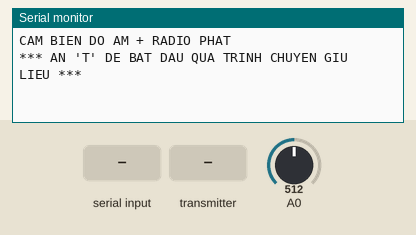
A sketch run on a simulated Arduino Nano, built with avr-gcc and run on an emulated ATmega328P. On the bench: the last lines printed to the serial monitor. The test bench sets the inputs (shaded band); at power-on: A0 = 512. No radio packets arrive unless stated.

Above: at 1.2 s.
1.3 s: "T" received over Serial
At 1.9 s:
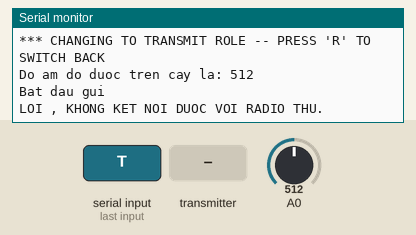
2.8 s: the transmitter starts sending got_time = 0
At 4.5 s:
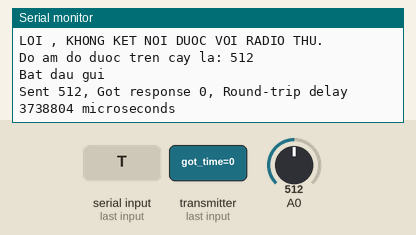
5.8 s: "R" received over Serial
At 7.8 s:
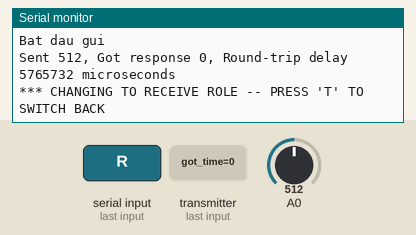

The sketch:

CAM_BIEN_DO_AM___ARDUINO_NANO___RADIO_1.ino
```cpp
#include <SPI.h>
#include "RF24.h"

// Xac dinh radio la radio phat
bool radioNumber = 1;

/* Hardware configuration: Set up nRF24L01 radio on SPI bus plus pins 7 & 8 */
RF24 radio(7,8);

byte addresses[][6] = {"1Node","2Node"};

// Used to control whether this node is sending or receiving
bool role = 0;

void setup() {
  Serial.begin(115200);
  Serial.println(F("CAM BIEN DO AM + RADIO PHAT"));
  Serial.println(F("*** AN 'T' DE BAT DAU QUA TRINH CHUYEN GIU LIEU *** "));
  pinMode (2, INPUT);
  pinMode(A0, INPUT);
  radio.begin();

  // Set the PA Level low to prevent power supply related issues since this is a
 // getting_started sketch, and the likelihood of close proximity of the devices. RF24_PA_MAX is default.
  radio.setPALevel(RF24_PA_LOW);

  // Open a writing and reading pipe on each radio, with opposite addresses
  if(radioNumber){
    radio.openWritingPipe(addresses[1]);
    radio.openReadingPipe(1,addresses[0]);
  }else{
    radio.openWritingPipe(addresses[0]);
    radio.openReadingPipe(1,addresses[1]);
  }

  // Start the radio listening for data
  radio.startListening();
}

void loop() {


/****************** Ping Out Role ***************************/
if (role == 1)  {

    radio.stopListening();                                    // First, stop listening so we can talk.

   long value = analogRead(A0);     // Ta sẽ đọc giá trị hiệu điện thế của cảm biến
                                      // Giá trị được số hóa thành 1 số nguyên có giá trị
                                      // trong khoảng từ 0 đến 1023
  Serial.print("Do am do duoc tren cay la: ");
  Serial.println(value);//Xuất ra serial Monitor
  delay(10);
  Serial.println(F("Bat dau gui"));
  unsigned long start_time = value;                             // Take the time, and send it.  This will block until complete
     if (!radio.write( &start_time, sizeof(unsigned long) )){
       Serial.println(F("LOI"));
     }

    radio.startListening();                                    // Now, continue listening

    unsigned long started_waiting_at = micros();               // Set up a timeout period, get the current microseconds
    boolean timeout = false;                                   // Set up a variable to indicate if a response was received or not

    while ( ! radio.available() ){                             // While nothing is received
      if (micros() - started_waiting_at > 200000 ){            // If waited longer than 200ms, indicate timeout and exit while loop
          timeout = true;
          break;
      }
    }

    if ( timeout ){                                             // Describe the results
        Serial.println(F("LOI , KHONG KET NOI DUOC VOI RADIO THU."));
    }else{
        unsigned long got_time;                                 // Grab the response, compare, and send to debugging spew
        radio.read( &got_time, sizeof(unsigned long) );
        unsigned long end_time = micros();

        // Spew it
        Serial.print(F("Sent "));
        Serial.print(start_time);
        Serial.print(F(", Got response "));
        Serial.print(got_time);
        Serial.print(F(", Round-trip delay "));
        Serial.print(end_time-start_time);
        Serial.println(F(" microseconds"));
    }

    // Try again 1s later
    delay(1000);
  }


  if ( Serial.available() )
  {
    char c = toupper(Serial.read());
    if ( c == 'T' && role == 0 ){
      Serial.println(F("*** CHANGING TO TRANSMIT ROLE -- PRESS 'R' TO SWITCH BACK"));
      role = 1;                  // Become the primary transmitter (ping out)

   }else
    if ( c == 'R' && role == 1 ){
      Serial.println(F("*** CHANGING TO RECEIVE ROLE -- PRESS 'T' TO SWITCH BACK"));
       role = 0;                // Become the primary receiver (pong back)
       radio.startListening();

    }
  }


}
```

Measured:
- after the input at 1.3 s, the serial monitor: prints a new line at once (image 1)
- after the input at 2.8 s, the serial monitor: prints a new line after 0.94 s (image 2)
- after the input at 5.8 s, the serial monitor: prints a new line after 0.97 s (image 3)
